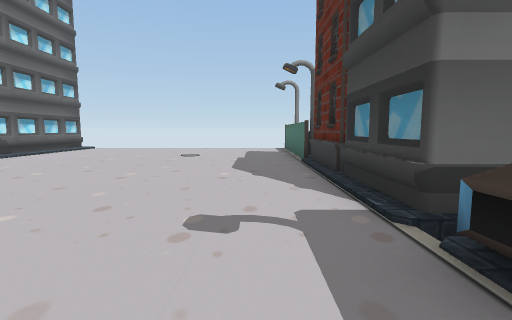
View 1 (above)

22 first-person views from a walk through a 3-D level made in the Unity game engine. The camera is 1.5 m above the floor, tilts 6° down and sees 85° across. The floor is counted in squares, 2 m on a side. Each view is taken from the middle of a square. On the plan, view 1 faces up. The plan holds only what a view shows up to about 10 squares ahead; the rest is blank. The place goes on beyond the plan. The player character is not drawn. Some surface patterns are stand-ins.

View 2
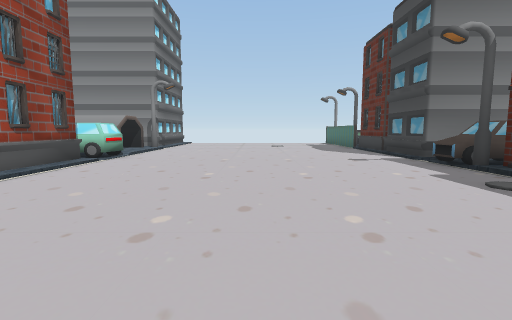

View 3
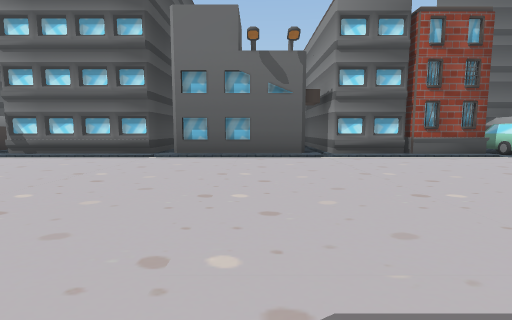

View 4
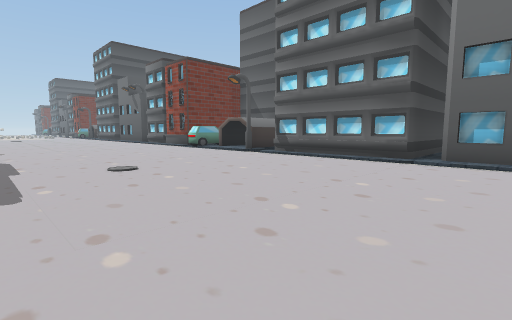

View 5
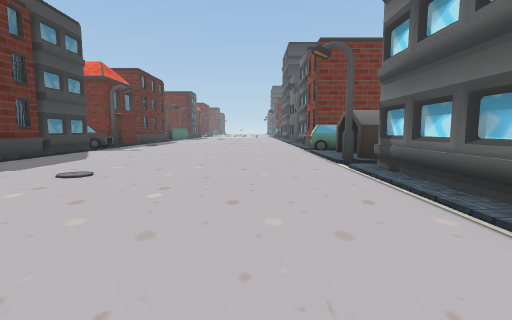

View 6
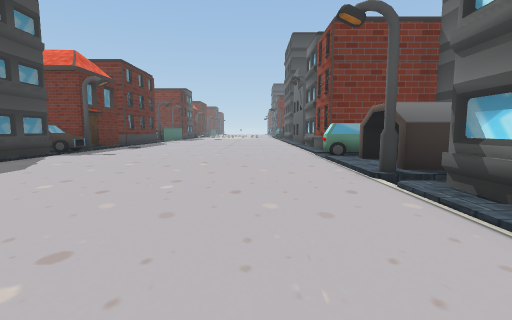

View 7
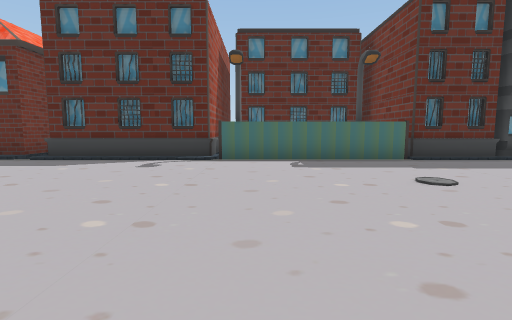

View 8
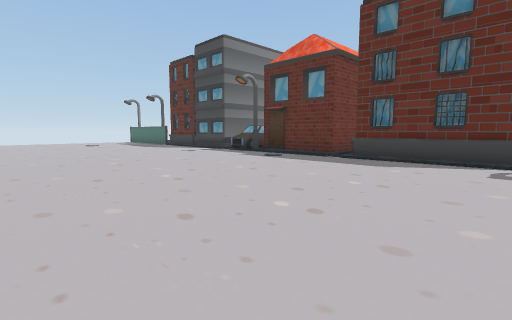

View 9
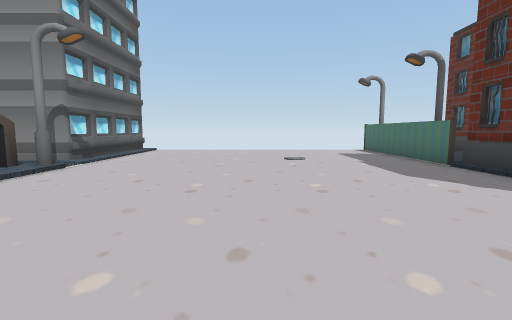

View 10
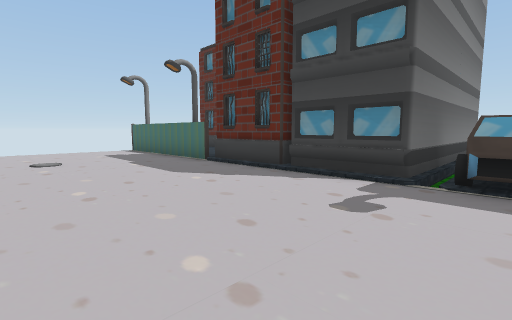

View 11
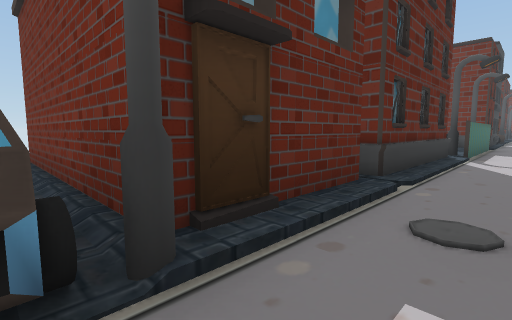

View 12
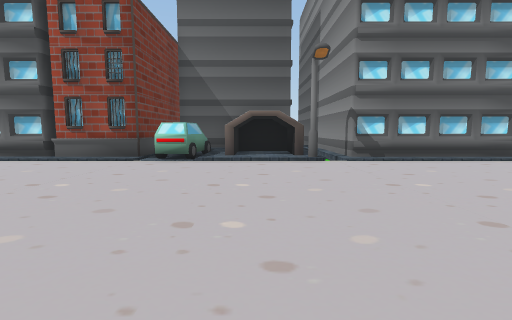

View 13
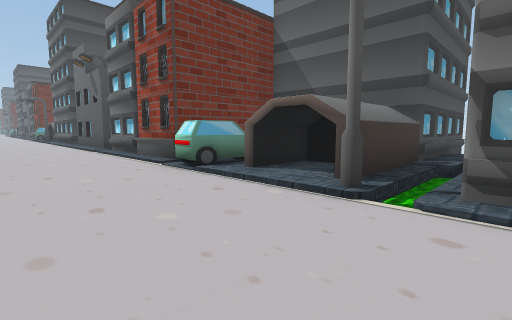

View 14
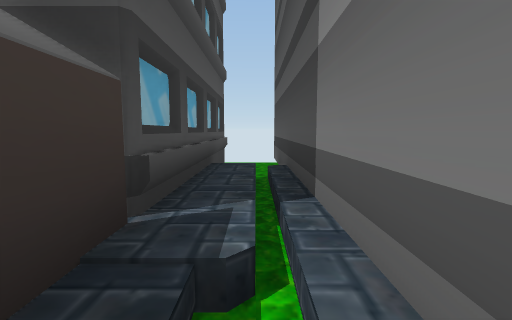

View 15
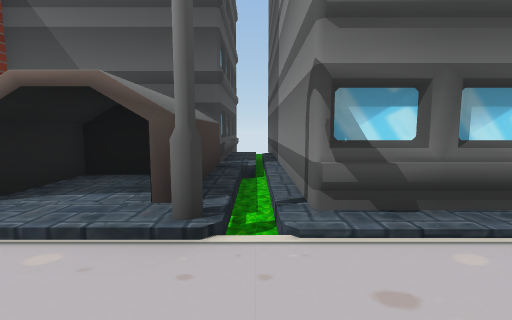

View 16
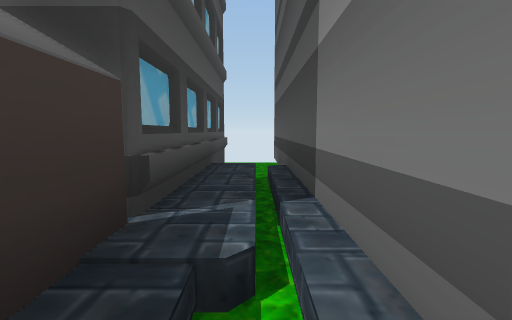

View 17
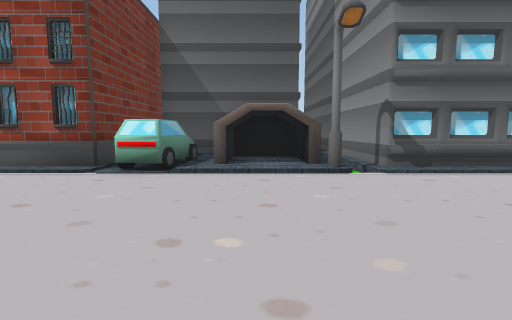

View 18
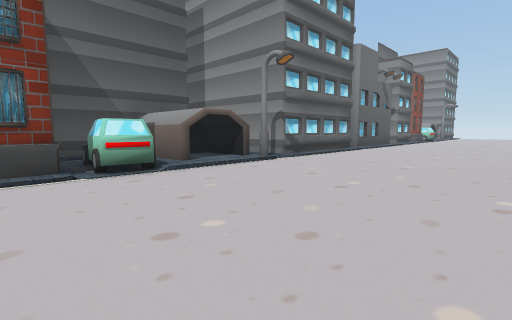

View 19
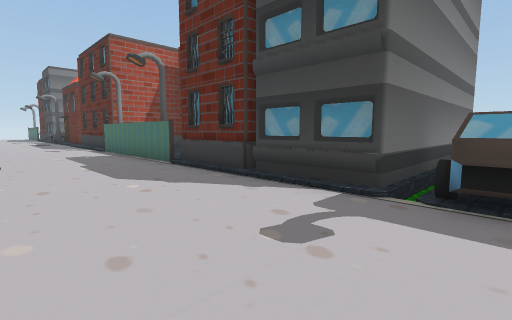

View 20
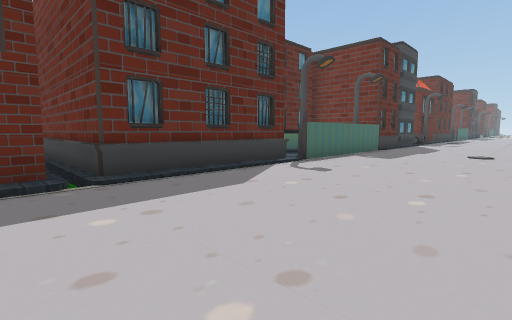

View 21
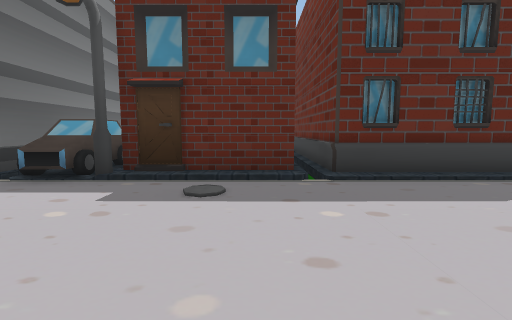

View 22
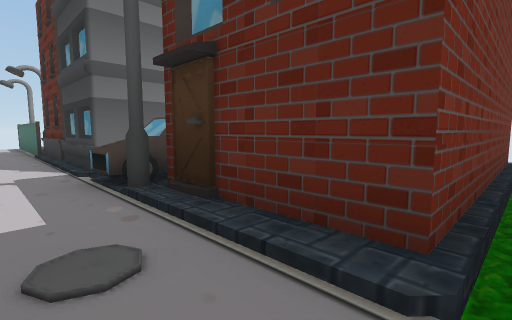

### Floor plan
Key: @ floor where view 1 was taken; # wall or solid block; . main floor; : floor 0.25 m higher than the main floor; - floor 0.25 m lower than the main floor; / step, stairs or slope; = window, fence, low wall or low ledge.
Columns run from 16 left of view 1 to 8 right of it. Each row starts with its distance up from view 1.
 12         ##
 11         #/........#
 10         #/........#
  9         #/........#
  8 #########/........#
  7  --///////......./#
  6  ########/......./#
  5        #:/......./#
  4        ##/......./#
  3        ###......./######
  2       ###/......./--///#
  1         #/......./##.
  0         #/......@/#######
 -1         #/......./##
 -2        ##/......./######
 -3        ///......./-----#
 -4         #/......./######
 -5         #/......./#
 -6         #/......./#
 -7         #/......./#
 -8         #/......./#
 -9         #/.......##
-10         #/.......#
-11         #/.......#
-12 #########/.......#
-13  --///////.......##
-14  ########/......./#
-15      # #:/......./#
-16      # ##/......./#
-17      #  ##......./#####
-18      #  #/......./--//
-19         #/.......=#

Where each view was taken, in squares from view 1:
view 1: 0 up, 0 right, facing up
view 2: 5 down, 3 left, facing up
view 3: 5 down, 1 right, facing left
view 4: 6 down, 0 right, facing down-left
view 5: 7 down, 5 left, facing down
view 6: 9 down, 5 left, facing down
view 7: 9 down, 6 left, facing right
view 8: 7 down, 6 left, facing up-right
view 9: 1 up, 3 left, facing up
view 10: 1 up, 3 left, facing up-right
view 11: 1 up, 0 right, facing down-right
view 12: 5 up, 0 right, facing left
view 13: 8 up, 4 left, facing down-left
view 14: 7 up, 9 left, facing left
view 15: 13 down, 5 left, facing left
view 16: 13 down, 9 left, facing left
view 17: 15 down, 2 left, facing left
view 18: 19 down, 2 left, facing up-left
view 19: 19 down, 2 left, facing up-right
view 20: 2 down, 3 left, facing down-right
view 21: 2 down, 3 left, facing right
view 22: 3 down, 0 right, facing up-right
